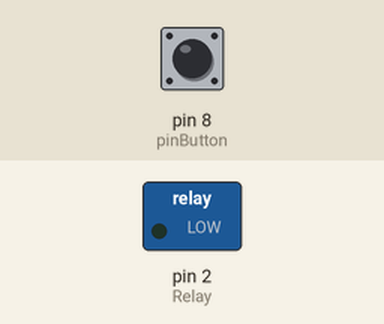
Simulated run of this sketch. Board: Arduino Uno, built with avr-gcc and run on an emulated ATmega328P. On the bench: switched loads named in the sketch (green lamp = pin HIGH). Inputs (shaded band) come from the test bench; at power-on: pin 8 (pinButton) LOW.

Above: at 1.2 s.
1.3 s: pin 8 (pinButton) pulled HIGH for 3.2 s
At 5.5 s:
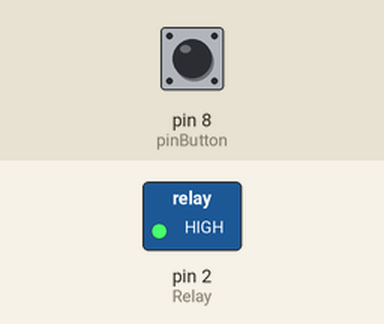
6.0 s: pin 8 (pinButton) pulled HIGH for 0.15 s
At 6.7 s:
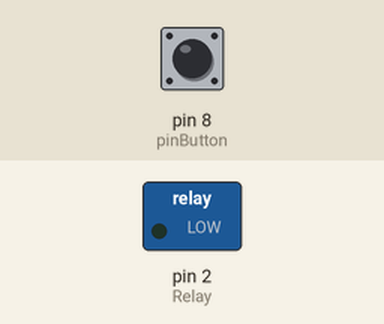
Timing chart, 0 to 9.0 s (numbered marks = the images above; inputs shaded):
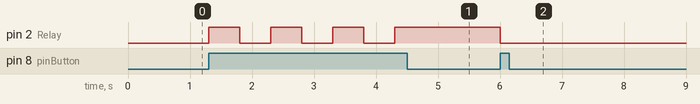

Measured:
- after the input at 1.3 s, pin 2 (Relay): alternates HIGH for 0.50 s and LOW for 0.50 s, 7 changes in all, then stays HIGH, starting at once
- after the input at 6.0 s, pin 2 (Relay): HIGH → LOW at once

The sketch:

sketch_Arduino_relay.ino
```cpp
/* sketch
turn on a fan using a relay and a button
*/
int pinButton = 8;
int Relay = 2;
int stateRelay = LOW;
int stateButton;
int previous = LOW;
long time = 0;
long debounce = 500;

void setup() {
  pinMode(pinButton, INPUT);
  pinMode(Relay, OUTPUT);
}

void loop() {
  stateButton = digitalRead(pinButton);
  if(stateButton == HIGH && previous == LOW && millis() - time > debounce) {
    if(stateRelay == HIGH){
      stateRelay = LOW;
    } else {
       stateRelay = HIGH;
    }
    time = millis();
  }
  digitalWrite(Relay, stateRelay);
  previous == stateButton;
}
```
